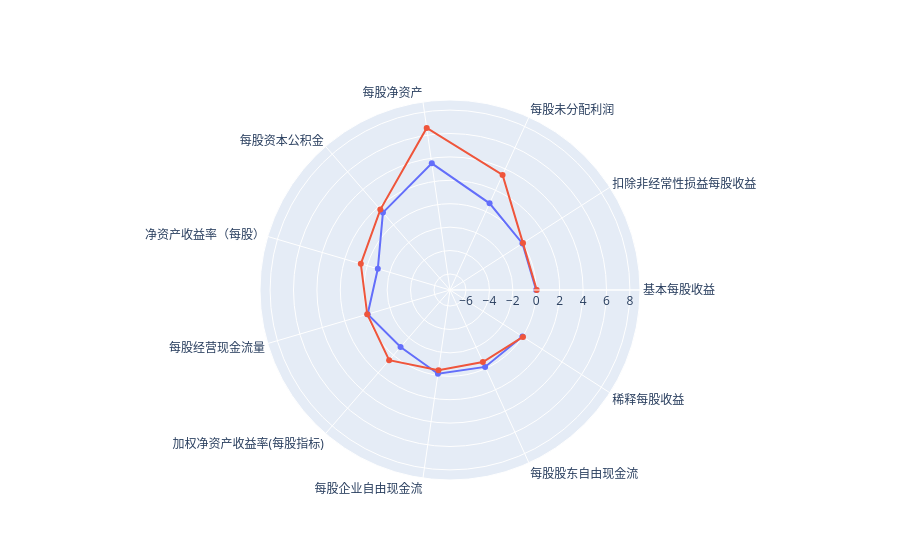

Notebook cell for this chart:
### Code cell
import plotly.graph_objects as go

categories = data.cnName.tolist()

fig = go.Figure()

fig.add_trace(go.Scatterpolar(
      r=data['mean'].tolist(),
      theta=categories,
      # fill='toself',
      name='mean'
))
fig.add_trace(go.Scatterpolar(
      r=data.vol.tolist(),
      theta=categories,
      # line_close=True,
      # fill='toself',
      name='20240331'
))

fig.update_layout(
  polar=dict(
    radialaxis=dict(
      visible=True,
      range=[round((min(anafin.vol)-(3*lens)),2), max(anafin.vol)+lens]
    )),
  showlegend=False
)

fig.show()

### Figure 1 — Plotly figure (JSON) as saved in the notebook; plotly's stock layout.template omitted (floating-point values rounded to 4 significant figures)
{"data": [{"name": "mean", "r": [-0.01333, -0.01333, 0.7667, 3.56, 1.38, -0.9433, -0.03667, -0.92, -0.1433, -0.1467, -0.01333], "theta": ["基本每股收益", "扣除非经常性损益每股收益", "每股未分配利润", "每股净资产", "每股资本公积金", "净资产收益率（每股）", "每股经营现金流量", "加权净资产收益率(每股指标)", "每股企业自由现金流", "每股股东自由现金流", "稀释每股收益"], "type": "scatterpolar"}, {"name": "20240331", "r": [0.04, 0.04, 3.44, 6.61, 1.72, 0.57, 0, 0.57, -0.45, -0.61, 0.04], "theta": ["基本每股收益", "扣除非经常性损益每股收益", "每股未分配利润", "每股净资产", "每股资本公积金", "净资产收益率（每股）", "每股经营现金流量", "加权净资产收益率(每股指标)", "每股企业自由现金流", "每股股东自由现金流", "稀释每股收益"], "type": "scatterpolar"}], "layout": {"polar": {"radialaxis": {"range": [-7.37, 8.862], "visible": true}}, "showlegend": false}}
